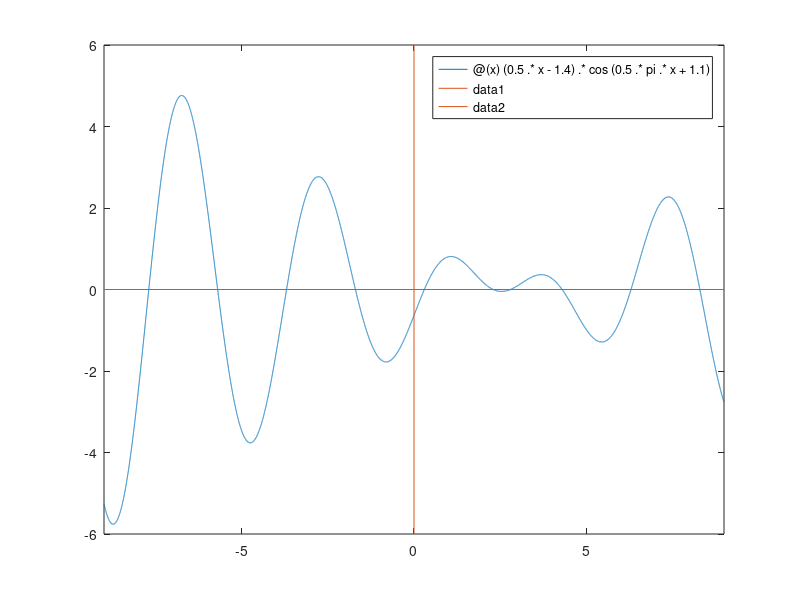

The MATLAB source for this figure:
fplot(@(x) (0.5.*x - 1.4).*cos(0.5.*pi.*x + 1.1), [-9  9]);
xL = xlim;
yL = ylim;
line([0 0], yL);  %x-axis
line(xL, [0 0]);  %y-axis
% figure
% fplot(@(x) -1.*((0.7.*x - 1.7).*cos(0.5.*pi.*x + 1.5)), [-5  5]);
% xL = xlim;
% yL = ylim;
% line([0 0], yL);  %x-axis
% line(xL, [0 0]);  %y-axis


% x = linspace(-5, 5);
% y = 1.*((0.7.*x - 1.7).*cos(0.5.*pi.*x + 1.5));
% idxmin = find(y == max(y));
% idxmax = find(y == min(y));
% plot(x,y,'-*','MarkerIndices',[idxmin idxmax])
% %plot(x,y,'-*','MarkerIndices',1:10:length(y))